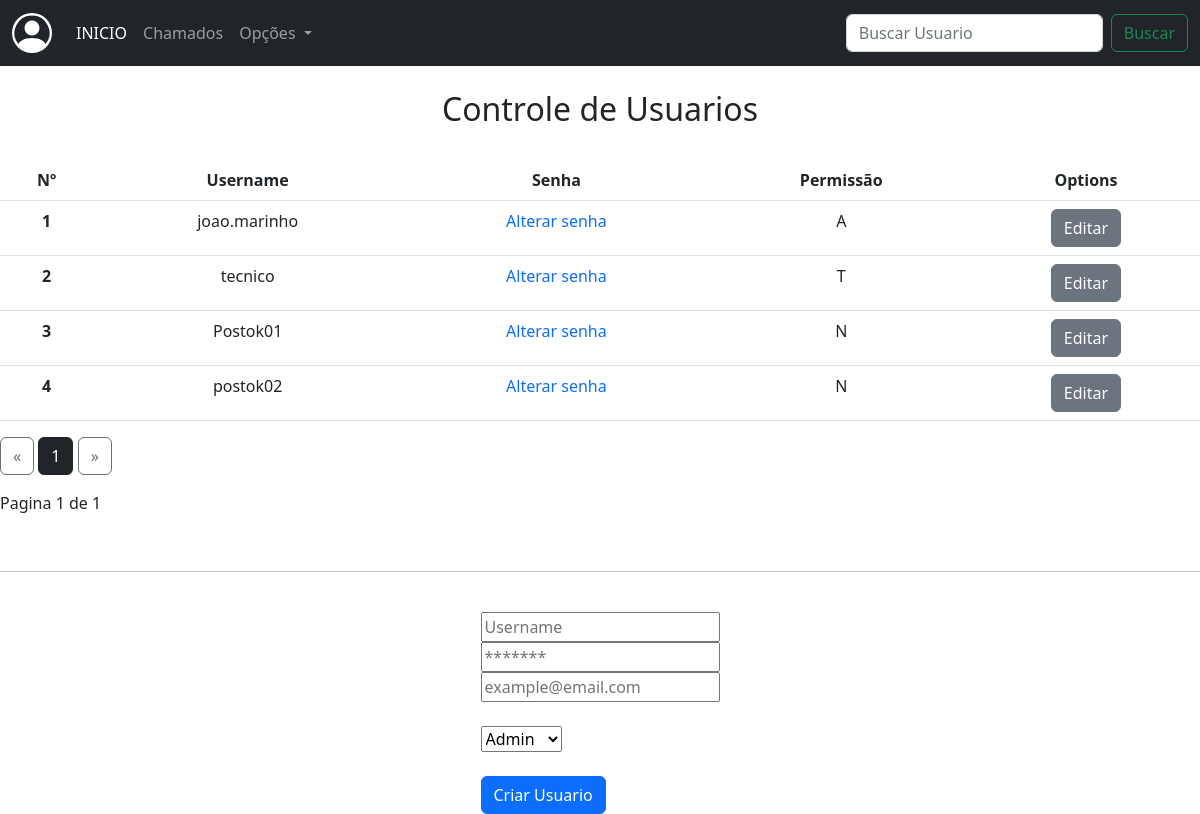
Screenshot of /gerenciar_contas with the database file from the repository.
### app/models/tab_usuarios.py (models this page shows)
class User(db.Model, UserMixin):
    __tablename__ = 'tab_usuarios'
    id = db.Column(db.Integer, primary_key=True)
    username = db.Column(db.String(100), nullable=False)
    password = db.Column(db.String(255), nullable=False)
    email = db.Column(db.String(100), nullable=False)
    active = db.Column(db.String(10), nullable=False)
    permiss = db.Column(db.String(10), nullable=False)

### app/routes/routes.py (the view)
@app.route("/gerenciar_contas")
def gerenciar_contas():
    page = request.args.get('page',1,type=int)
    users = User.query.paginate(page=page, per_page=ROWS_PER_PAGE)
    return render_template("gerenciar_contas.html", users=users)

### app/templates/gerenciar_contas.html (shortened to what this page needs)
{% extends 'base.html' %}
{% block conteudo %}
<nav class="navbar navbar-expand-lg navbar-dark bg-dark">
    <div class="container-fluid">
      <a class="navbar-brand" href="#"></a>
      <div class="collapse navbar-collapse" id="navbarSupportedContent">
        <ul class="navbar-nav me-auto mb-2 mb-lg-0">
          <li class="nav-item">
            <a class="nav-link active" aria-current="page" href="#">INICIO</a>
          </li>
          <li class="nav-item">
            {% if current_user == 'A' %}
              <a class="nav-link" href="{{url_for('chamados_suporte_admin')}}">Chamados</a>
            {% elif current_user == 'T' %}
              <a class="nav-link" href="{{url_for('chamados_suporte')}}">Chamados</a>
            {% else %}
              <a class="nav-link" href="{{url_for('chamados_usuario')}}">Chamados</a>
            {% endif %}
          </li>
          <li class="nav-item dropdown">
            <a class="nav-link dropdown-toggle" href="#" role="button" data-bs-toggle="dropdown" aria-expanded="false">
              Opções
            </a>
          </li>
        </ul>
        <form class="d-flex" role="search" method="post">
          <input class="form-control me-2" type="search" placeholder="Buscar Usuario" aria-label="Search" name="buscar_usuario">
          <button class="btn btn-outline-success" type="submit">Buscar</button>
        </form>
      </div>
    </div>
</nav>
<br>
<h2 align="center">Controle de Usuarios</h2>
<br>
<div>
  <table class="table">
    <thead>
      <tr>
        <th scope="col">Nº</th>
        <th scope="col">Username</th>
        <th scope="col">Senha</th>
        <th scope="col">Permissão</th>
        <th scope="col">Options</th>
      </tr>
    </thead>
    <tbody>
      {% for user in users %}
      <tr>
        <th scope="row">{{user.id}}</th>
        <td>{{user.username}}</td>
        <td><a href="#">Alterar senha</a></td>
        <td>{{user.permiss}}</td>
        <td><a href="#" class="btn btn-secondary btn-xs">Editar</a></td>
      </tr>
      {% endfor %}
    </tbody>
  </table>
  <div class="text-right">
    <a href="{{ url_for('gerenciar_contas', page=users.prev_num) }}"
    class="btn btn-outline-dark
    {% if users.page == 1 %}disabled{% endif %}">
        &laquo;
    </a>
    {% for page_num in users.iter_pages(left_edge=1, right_edge=1, left_current=1, right_current=2) %}
{% if page_num %}
            {% if users.page == page_num %}
            <a href="{{ url_for('gerenciar_contas', page=page_num) }}"
            class="btn btn-dark">
                {{ page_num }}
            </a>
            {% else %}
            <a href="{{ url_for('gerenciar_contas', page=page_num) }}"
            class="btn btn-outline-dark">
                {{ page_num }}
            </a>
            {% endif %}
        {% else %}
            ...
        {% endif %}
    {% endfor %}
    <a href="{{ url_for('gerenciar_contas', page=users.next_num) }}"
    class="btn btn-outline-dark
    {% if users.page == users.pages %}disabled{% endif %}">
        &raquo;
    </a>
</div>
<p class="text-right mt-3">
Pagina {{ users.page }} de {{ users.pages }}
</p>
</div>
<br>
<hr>
<br>
<div class="container_register">
  <form action="{{url_for('registrar')}}" method="post">
    <div>
      <input type="text" placeholder="Username" name="username"><br>
      <input type="password" placeholder="*******" name="password"><br>
      <input type="email" placeholder="example@email.com" name="email"><br><br>
      <select name="perm">
        <option value="A">Admin</option>
      </select>
    <div><br>
      <button class="btn btn-primary" align="center">Criar Usuario</button>
    </div>
  </form>
</div>
{% endblock conteudo %}

### app/static/styles.css (style rules this page uses)
body { margin: 0px; }
.form-control { display: flex; flex-direction: column; align-items: center; justify-content: center; }
.container_register { display: flex; flex-direction: column; justify-content: center; align-items: center; }
a { text-decoration: none; }
th, tr { text-align: center; }

### rows the page displays
User: id "1", username "joao.marinho", permiss "A"
User: id "2", username "tecnico", permiss "T"
User: id "3", username "Postok01", permiss "N"
User: id "4", username "postok02", permiss "N"

### other values shown
{{ page_num }} "1"
{{ users.page }} "1"
{{ users.pages }} "1"
